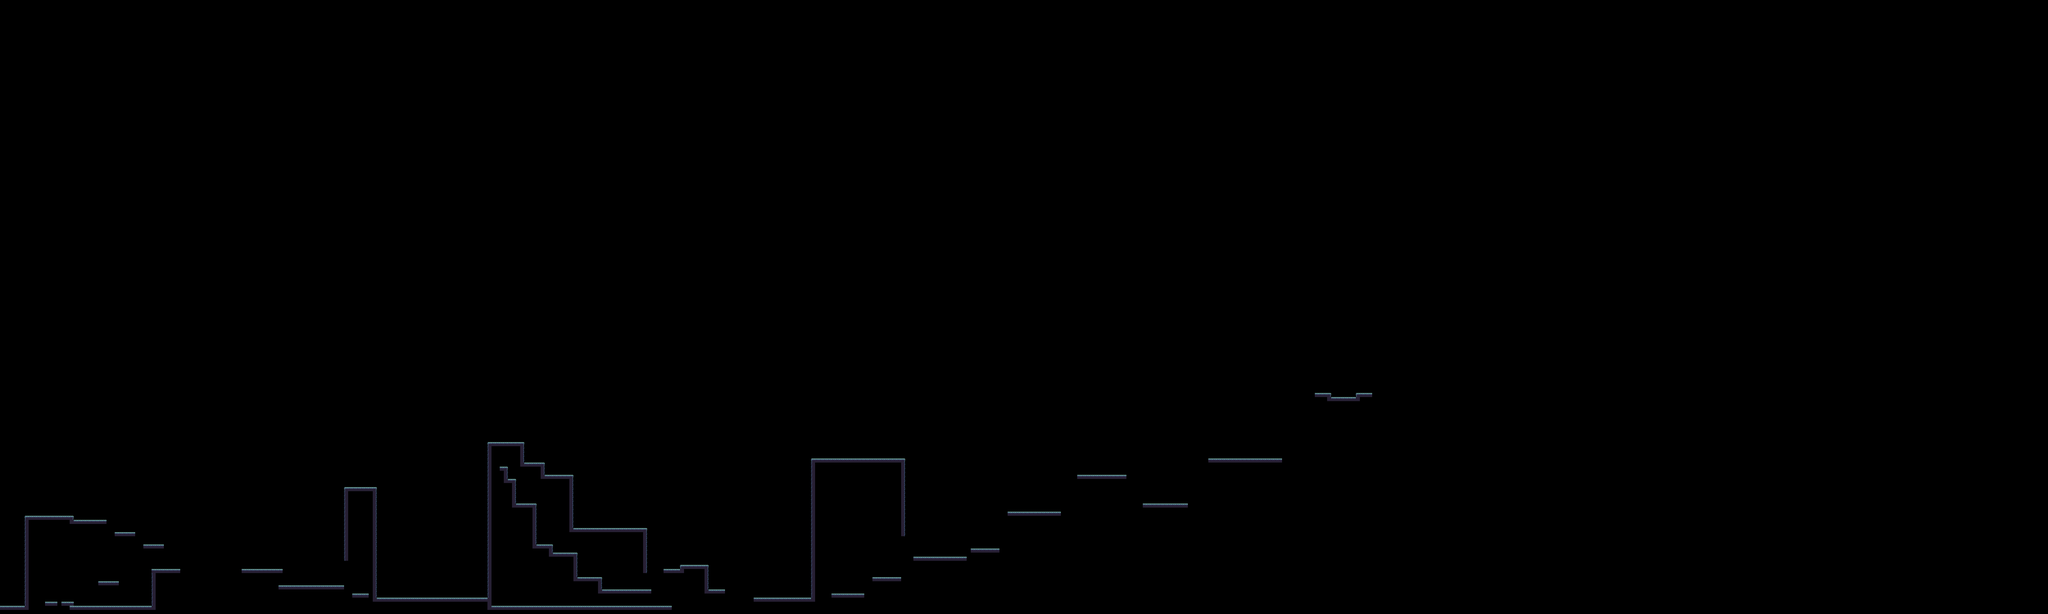

Tiled map render using the project's own tile images. Description and the map definition, with tile-layer contents summarised, below:
An orthogonal 500x150 tile map with 16x16 px tiles, 1 tile layer (Tile Layer 1).

<map version="1.0" tiledversion="1.0.3" orientation="orthogonal" renderorder="right-down" width="500" height="150" tilewidth="16" tileheight="16" nextobjectid="1">
 <tileset firstgid="1" source="midterm.tsx" />
 <layer name="Tile Layer 1" width="500" height="150">
  <data>[75000 cells, 652 non-empty, 6 distinct tile ids]</data>
 </layer>
</map>
